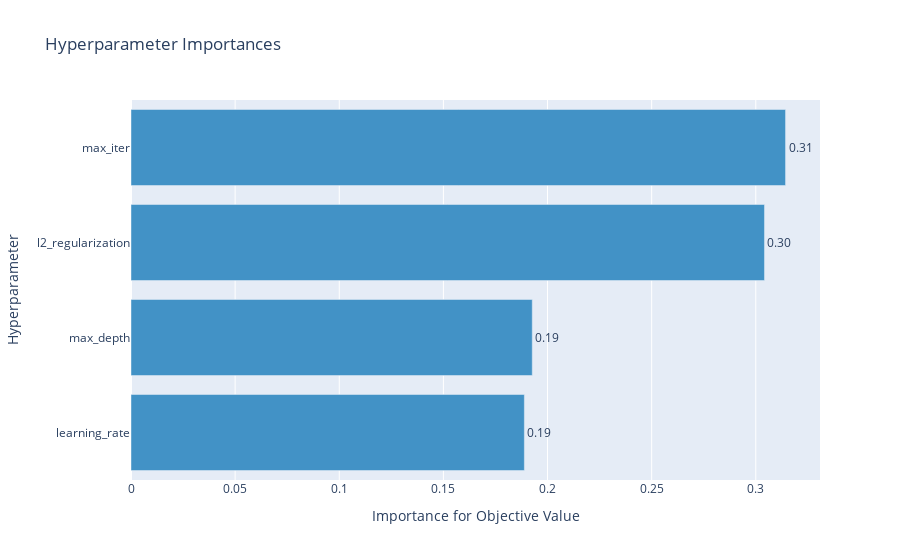

Notebook source saved alongside this figure:
### Code cell
optuna.visualization.plot_optimization_history(study)
optuna.visualization.plot_param_importances(study) #max_iter : 0.31, l2 : 0.3

### Figure 1 — Plotly figure (JSON) as saved in the notebook; plotly's stock layout.template omitted (floating-point values rounded to 4 significant figures)
{"data": [{"cliponaxis": false, "hovertemplate": ["learning_rate (FloatDistribution): 0.18887375401807427<extra></extra>", "max_depth (IntDistribution): 0.19266890003061357<extra></extra>", "l2_regularization (FloatDistribution): 0.304169589675995<extra></extra>", "max_iter (IntDistribution): 0.31428775627531724<extra></extra>"], "marker": {"color": "rgb(66,146,198)"}, "orientation": "h", "text": ["0.19", "0.19", "0.30", "0.31"], "textposition": "outside", "type": "bar", "x": [0.1889, 0.1927, 0.3042, 0.3143], "y": ["learning_rate", "max_depth", "l2_regularization", "max_iter"]}], "layout": {"showlegend": false, "title": {"text": "Hyperparameter Importances"}, "xaxis": {"title": {"text": "Importance for Objective Value"}}, "yaxis": {"title": {"text": "Hyperparameter"}}}}
